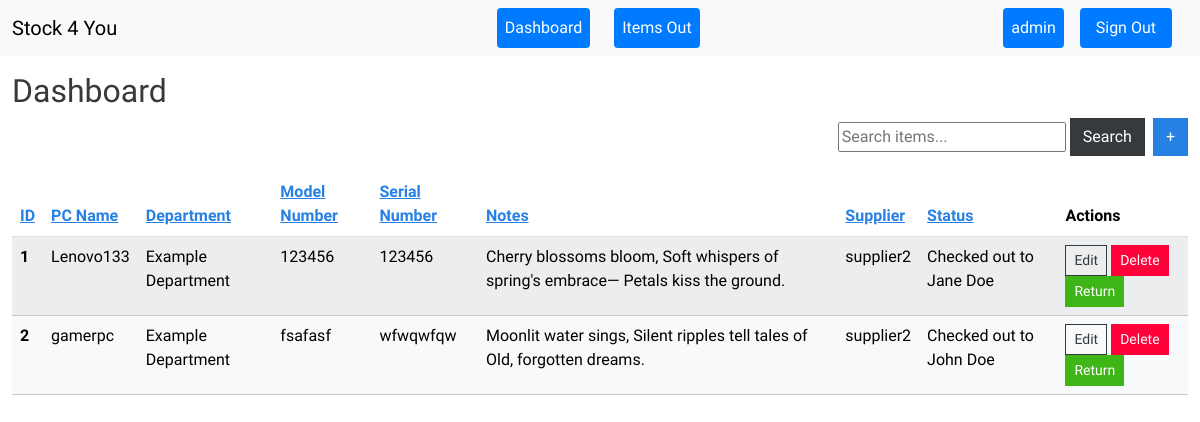
Page /dashboard/ (signed in) on the earlier database version.
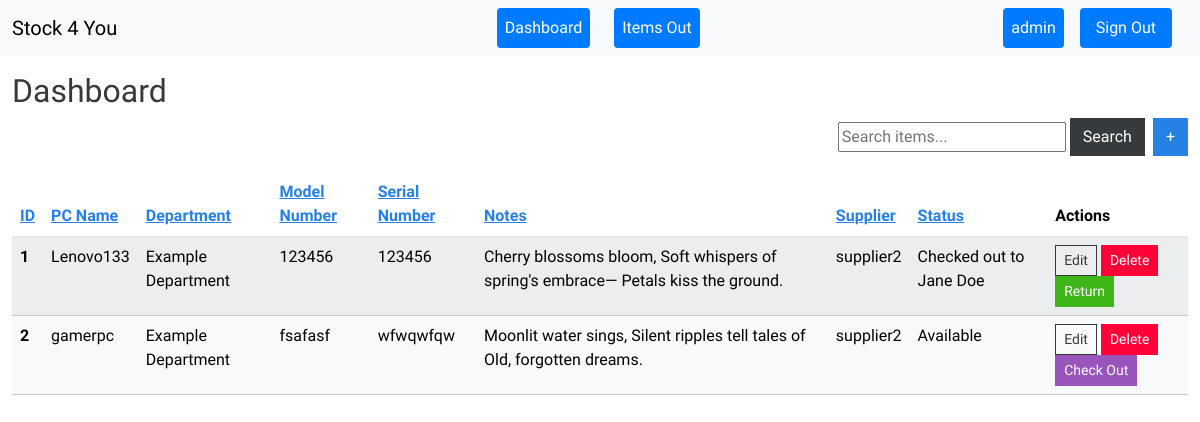
Same page on the later database version.
### inventory/models.py (models this page shows, shortened)
class InventoryItem(models.Model):
    pc_name = models.CharField(max_length=255)
    domain_user = models.CharField(max_length=200, blank=True, null=True)
    user = models.ForeignKey(User, on_delete=models.CASCADE)
    notes = models.TextField(blank=True, default='')
    barcode = models.CharField(max_length=100, null=True, blank=True)
    department = models.ForeignKey(Department, on_delete=models.SET_NULL, null=True, blank=True)
    device_type = models.CharField(max_length=50, default='Laptop')
    category = models.ForeignKey(Category, on_delete=models.CASCADE, null=True)
    costs = models.DecimalField(max_digits=8, decimal_places=2, default=0.00)
    new_computer = models.BooleanField(default=False)
    date_delivered = models.DateTimeField(blank=True, null=True, default=timezone.now)
    is_computer = models.BooleanField(default=False)
    has_dock = models.BooleanField(default=False)
    has_lcd = models.BooleanField(default=False)
    has_lcd2 = models.BooleanField(default=False)
    has_stand = models.BooleanField(default=False)
    has_keyboard = models.BooleanField(default=False)
    has_cd = models.BooleanField(default=False)
    serial_number = models.CharField(max_length=200)
    model_number = models.CharField(max_length=200)
    supplier = models.ForeignKey(Supplier, on_delete=models.SET_NULL, null=True)
    is_checked_out = models.BooleanField(default=False)
    last_checked_out_by = models.ForeignKey(User, related_name='last_checked_out_items', on_delete=models.SET_NULL, null=True, blank=True)
    last_checked_out_at = models.DateTimeField(null=True, blank=True)
    class Meta:
        permissions = [
            ("can_checkout_items", "Can check out items"),
        ]

class Checkout(models.Model):
    item = models.ForeignKey(InventoryItem, on_delete=models.CASCADE, related_name='checkouts')
    user = models.ForeignKey(User, on_delete=models.SET_NULL, null=True, related_name='checkouts')
    checked_out_at = models.DateTimeField(auto_now_add=True)
    checked_out_by = models.ForeignKey(User, on_delete=models.SET_NULL, null=True, related_name='checked_out_by')
    checked_out_to = models.ForeignKey(Person, on_delete=models.SET_NULL, null=True, related_name='checked_out_to')
    returned = models.BooleanField(default=False)

class Person(models.Model):
    first_name = models.CharField(max_length=100)
    last_name = models.CharField(max_length=100)
    other_identifier = models.CharField(max_length=100, blank=True, null=True)

class Department(models.Model):
    department = models.CharField(max_length=200, blank=True, null=True)
    class Meta:
        verbose_name = 'department'
        verbose_name_plural = 'departments'

class Supplier(models.Model):
    name = models.CharField(max_length=200)
    website = models.TextField(blank=True)
    contact_info = models.TextField(blank=True)

### inventory/views.py (the view, shortened to what this page needs)
# urls.py: path('dashboard/', Dashboard.as_view(), name='dashboard'),
class Dashboard(LoginRequiredMixin, View):
    def get(self, request):
        sort_order = request.GET.get('order', 'asc')
        sort_by = request.GET.get('sort', 'pc_name')
        search_query = request.GET.get('search', '')
        items = InventoryItem.objects.filter(user=request.user)
        if sort_order == 'desc':
            sort_by = f'-{sort_by}'
        items = items.order_by(sort_by)
        return render(request, 'inventory/dashboard.html', {
            'items': items,
            'search_query': search_query,
            'next_sort_order': 'desc' if sort_order == 'asc' else 'asc'
        })

### inventory/templates/inventory/dashboard.html (shortened to what the changed rows need)
{% extends 'inventory/base.html' %}
{% load crispy_forms_tags %}
{% block content %}
<div class="container-fluid mt-3 w-10">
  <h2>Dashboard</h2>
      <table class="table table-hover table-striped">
        <thead>
          <tr>
            <th scope="col"><a href="?sort=id&order={{ next_sort_order }}">ID</a></th>
            <th scope="col"><a href="?sort=pc_name&order={{ next_sort_order }}">PC Name</a></th>
            <th scope="col"><a href="?sort=department&order={{ next_sort_order }}">Department</a></th>
            <th scope="col"><a href="?sort=model_number&order={{ next_sort_order }}">Model Number</a></th>
            <th scope="col"><a href="?sort=serial_number&order={{ next_sort_order }}">Serial Number</a></th>
            <th scope="col"><a href="?sort=notes&order={{ next_sort_order }}">Notes</a></th>
            <th scope="col"><a href="{% url 'dashboard' %}?sort=supplier&order={{ next_sort_order }}">Supplier</a></th>
            <th scope="col"><a href="{% url 'dashboard' %}?sort=is_checked_out&order={{ next_sort_order }}">Status</a></th>
            <th scope="col">Actions</th>
          </tr>
        </thead>
        <tbody>
          {% for item in items %}
          <tr class="table-light" data-bs-toggle="tooltip" title="More Details" data-bs-placement="top"
              data-domain_user="{{ item.domain_user }}"
              data-device_type="{{ item.device_type }}"
              data-costs="{{ item.costs }}"
              data-date_delivered="{{ item.date_delivered }}"
              data-is_computer="{{ item.is_computer }}"
              data-new_computer="{{ item.new_computer }}"
              data-has_dock="{{ item.has_dock }}"
              data-has_lcd="{{ item.has_lcd }}"
              data-has_lcd2="{{ item.has_lcd2 }}"
              data-has_stand="{{ item.has_stand }}"
              data-has_keyboard="{{ item.has_keyboard }}"
              data-has_cd="{{ item.has_cd }}"
              data-last_checked_out_at="{{ item.last_checked_out_at|date:'Y-m-d g:i A' }}"
              {% if item.is_checked_out %} table-light {% endif %}>
              <th scope="row">{{ item.id }}</th>
              <td>{{ item.pc_name }}</td>
              <td>
                {% if item.department %}
                  {{ item.department.department }}
                {% else %}
                  None
                {% endif %}
              </td>
              <td>{{ item.model_number }}</td>
              <td>{{ item.serial_number }}</td>
              <td>
                {% if item.notes %}
                  {{ item.notes }}
                {% else %}
                  None
                {% endif %}
              </td>
              <td>
                {% if item.supplier %}
                  {{ item.supplier.name }}
                {% else %}
                  No Supplier
                {% endif %}
              </td>
              <td>
                {% if item.is_checked_out %}
                  {% with item.checkouts.last as checkout %}
                    {% if checkout and checkout.checked_out_to %}
                      Checked out to {{ checkout.checked_out_to.first_name }} {{ checkout.checked_out_to.last_name }}
                    {% else %}
                      Checked Out (Person Unknown)
                    {% endif %}
                  {% endwith %}
                {% else %}
                  Available
                {% endif %}
              </td>
              <td>
                <a href="{% url 'edit-item' item.id %}" class="btn btn-outline-secondary btn-sm">Edit</a>
                <a href="{% url 'delete-item' item.id %}" class="btn btn-danger btn-sm" onclick="return confirm('Are you sure you want to delete this item?');">Delete</a>
                {% if not item.is_checked_out %}
                <a href="{% url 'checkout_item' item.id %}" class="btn btn-info btn-sm">Check Out</a>
                {% else %}
                <a href="{% url 'return_item' item.id %}" class="btn btn-success btn-sm">Return</a>
                {% endif %}
              </td>
            </tr>
          {% endfor %}
        </tbody>
      </table>
    </div>
{% endblock content %}

Differences in the rows shown:
changed InventoryItem "gamerpc": checkouts.last.checked_out_to.first_name "John" → (not shown); checkouts.last.checked_out_to.last_name "Doe" → (not shown); is_checked_out "Checked out to Return" → "Available Check Out"
